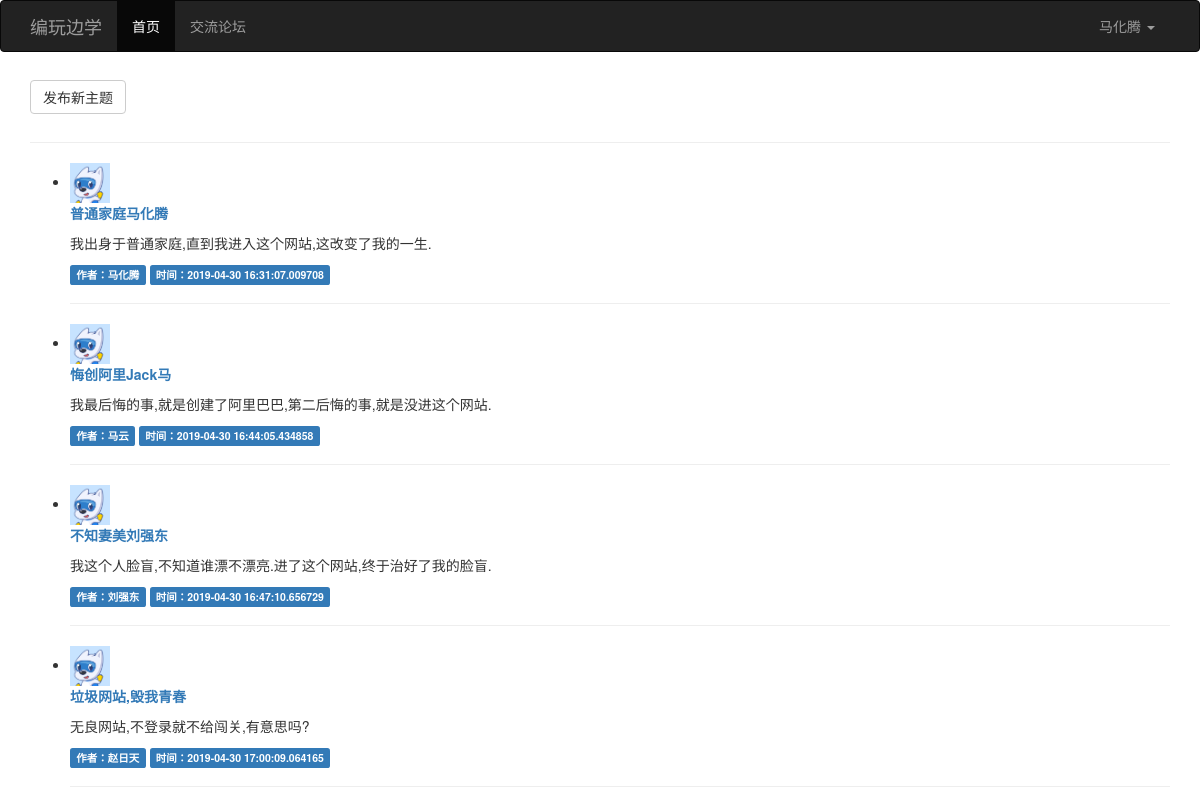
/forum_index (signed in), run on the app's committed database.
### main.py (models this page shows)
class User(db.Model):
    __tablename__ = 'users'
    id = db.Column(db.Integer, primary_key=True)
    username = db.Column(db.String(16), nullable=False, unique=True)
    password = db.Column(db.String(100), nullable=False)
    email = db.Column(db.String(64), nullable=True)
    address = db.Column(db.String(50), nullable=True)
    info = db.Column(db.String(100), nullable=True)
    stage = db.Column(db.Integer, default='0')
    real_avatar = db.Column(db.String(100))

class Post(db.Model):
    __tablename__ = 'posts'
    id = db.Column(db.Integer, primary_key=True, autoincrement=True)
    title = db.Column(db.String(100), nullable=False)
    content = db.Column(db.Text, nullable=False)
    create_time = db.Column(db.DateTime, default=datetime.now)
    author_id = db.Column(db.Integer, db.ForeignKey('users.id'))
    author = db.relationship('User', backref=db.backref('posts'))

### main.py (the view)
@app.route('/forum_index')
def forum_index():
    posts = Post.query.all()
    return render_template('forum_index.html', posts=posts)

### main.py (called while the page is built)
@app.context_processor
def my_context_processor():
    user_id = session.get('user_id')
    if user_id:
        user = User.query.filter(User.id == user_id).first()
        if user:
            return {'um': user}
    return {}

### templates/forum_index.html (shortened to what this page needs)
{% extends "base.html" %}
{% block content %}
    <div class="container">
        <a href="{{ url_for('post') }}">
            <button type="button" class="btn btn-default navbar-btn">发布新主题</button>
        </a>
        <hr>
        <ul class="posts">
            {% for post in posts %}
                <li class="post">
                    <div class="post-thumbnail">
                        <img style="width:40px;height:40px;" src="{{ url_for('static',filename='code.png') }}" alt=""
                             class="avatar">
                    </div>
                    <div class="post-content">
                        <div class="post-body">
                            <p span style="color:blue">
                                <b>
                                    <a href="{{ url_for('detail', post_id=post.id) }}">{{ post.title }}</a>
                                </b>
                            </p>
                            <p><span>{{ post.content }}</span></p>
                        </div>
                    </div>
                    <div class="post-footer">
                        {% if um %}
                            <a class="label label-primary"
                               href="{{ url_for('user_detail', user_id=post.author.id) }}"><span>作者：{{ post.author.username }}</span></a>
                        {% else %}
                            <span class="label label-primary">作者：{{ post.author.username }}</span>
                        {% endif %}
                        <span class="label label-primary">时间：{{ post.create_time }}</span>
                    </div>
                </li>
                <hr>
            {% endfor %}
        </ul>
    </div>
{% endblock %}

### templates/base.html (shortened to what this page needs)
{% extends "bootstrap/base.html" %}
{% block navbar %}
    <nav class="navbar navbar-inverse">
        <div class="container">
            <div class="navbar-header">
                <a class="navbar-brand" href="#">编玩边学</a>
            </div>
            <div class="collapse navbar-collapse" id="bs-example-navbar-collapse-1">
                <ul class="nav navbar-nav">
                    <li class="active"><a href="{{ url_for('index') }}">首页<span class="sr-only">(current)</span></a>
                    </li>
                    {% if um %}
                        <li><a href="{{ url_for("forum_index") }}">交流论坛</a></li>
                    {% else %}
                        <li><a href="{{ url_for("login") }}">交流论坛</a></li>
                    {% endif %}
                </ul>
                <ul class="nav navbar-nav navbar-right">
                    {% if um %}
                        <li class="dropdown">
                            <a href="#" class="dropdown-toggle" data-toggle="dropdown" role="button"
                               aria-haspopup="true" aria-expanded="false">{{ um.username }} <span class="caret"></span></a>
                        </li>
                    {% else %}
                        <li><a href="{{ url_for('login') }}">登录</a></li>
                        <li><a href="{{ url_for('register') }}">注册</a></li>
                    {% endif %}
                </ul>
            </div>
        </div>
    </nav>
{% endblock %}

### data on the page
User: username "马化腾"
Post: title "普通家庭马化腾", content "我出身于普通家庭,直到我进入这个网站,这改变了我的一生.", author.username "马化腾", create_time "2019-04-30 16:31:07.009708"
Post: title "悔创阿里Jack马", content "我最后悔的事,就是创建了阿里巴巴,第二后悔的事,就是没进这个网站.", author.username "马云", create_time "2019-04-30 16:44:05.434858"
Post: title "不知妻美刘强东", content "我这个人脸盲,不知道谁漂不漂亮.进了这个网站,终于治好了我的脸盲.", author.username "刘强东", create_time "2019-04-30 16:47:10.656729"
Post: title "垃圾网站,毁我青春", content "无良网站,不登录就不给闯关,有意思吗?", author.username "赵日天", create_time "2019-04-30 17:00:09.064165"
